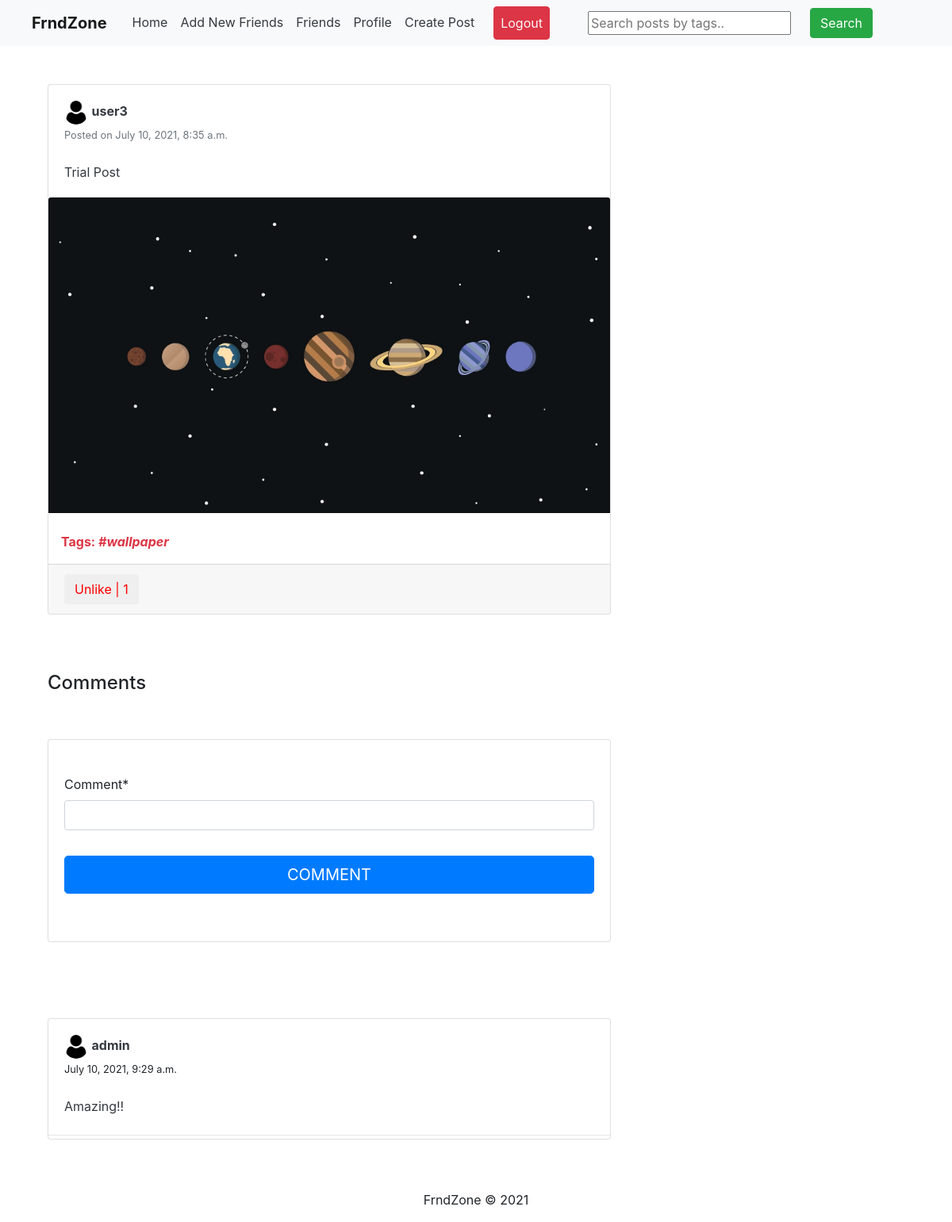
Page /post/2/ (signed in) on the committed database.
### feed/models.py (models this page shows, shortened)
class Post(models.Model):
	description = models.CharField(max_length=255, blank=True)
	pic = models.ImageField(upload_to='path/to/img')
	date_posted = models.DateTimeField(default=timezone.now)
	user_name = models.ForeignKey(User, on_delete=models.CASCADE)
	tags = models.CharField(max_length=100, blank=True)

class Comments(models.Model):
	post = models.ForeignKey(Post, related_name='details', on_delete=models.CASCADE)
	username = models.ForeignKey(User, related_name='details', on_delete=models.CASCADE)
	comment = models.CharField(max_length=255, null= True)
	comment_date = models.DateTimeField(default=timezone.now)

### users/models.py (models this page shows, shortened)
class Profile(models.Model):
	user = models.OneToOneField(User, on_delete=models.CASCADE)
	image = models.ImageField(default='profile.png', upload_to='profile_pics')
	slug = AutoSlugField(populate_from='user')
	bio = models.CharField(max_length=255, blank=True)
	friends = models.ManyToManyField("Profile", blank=True)
	def get_absolute_url(self):
		return "/users/{}".format(self.slug)

### feed/views.py (the view)
# urls.py: path('post/<int:pk>/', views.post_detail, name='post-detail'),
@login_required
def post_detail(request, pk):
	post = get_object_or_404(Post, pk=pk)
	user = request.user
	is_liked =  Like.objects.filter(user=user, post=post)
	if request.method == 'POST':
		form = NewCommentForm(request.POST)
		if form.is_valid():
			data = form.save(commit=False)
			data.post = post
			data.username = user
			data.save()
			return redirect('post-detail', pk=pk)
	else:
		form = NewCommentForm()
	return render(request, 'feed/post_detail.html', {'post':post, 'is_liked':is_liked, 'form':form})

### feed/forms.py
class NewCommentForm(forms.ModelForm):
	class Meta:
		model = Comments
		fields = ['comment']

### feed/templates/feed/post_detail.html (shortened to what this page needs)
{% extends "feed/layout.html" %}
{% load static %}
{% load crispy_forms_tags %}
{% block searchform %}
<form class="form-inline my-2 my-lg-0 ml-5" action="{% url 'search_posts' %}" method="get">
  <input name="p" type="text" placeholder="Search posts by tags..">
  <button class="btn btn-success my-2 my-sm-0 ml-4" type="submit">Search</button>
</form>
{% endblock searchform %}
{% block content %}
	<div class="container">
	    <div class="row">
	      <div class="col-md-8">
	        <div class="card card-signin my-5">
	          <div class="card-body">
	          	<a href="{{ post.user_name.profile.get_absolute_url }}"><img src="{{ post.user_name.profile.image.url }}" class="rounded-circle" width="30" height="30" alt=""></a>
	          	<a class="text-dark" href="{{ post.user_name.profile.get_absolute_url }}"><b>{{ post.user_name }}</b></a>
	          	<br><small class="text-muted">Posted on {{ post.date_posted }}</small>
	          	<br><br>
	            <p class="card-text text-dark">{{ post.description }}</p>
	          </div>
	          <a href="{{ post.pic.url }}"><img class="card-img-top" src="{{ post.pic.url }}" alt=""></a>
	          {% if post.tags %}
	          <br><p class="text-danger ml-3"><b>Tags: <i>{{ post.tags }}</i></b></p>
	          {% endif %}
	          <div class="card-footer">
	          	<button class="btn btn-white mr-3 like" id="{{ post.id }}">
			        {% if is_liked %}
			            <a href="{% url 'post-like' %}" style="color:red;" id="likebtn{{ post.id }}"> Unlike | {{post.likes.count}}</a>
			        {% else %}
			            <a href="{% url 'post-like' %}" style="color:green;" id="likebtn{{ post.id }}"> Like | {{post.likes.count}}</a>
			        {% endif %}
			    </button>
	          </div>
	        </div>
	  	   </div>
	    </div>
	    <br>
	    <h4>Comments</h4>
	    <div class="row">
	    	<div class="col-md-8">
	    		<div class="card card-signin my-5">
	    			<div class="card-body">
	    				<form class="form-signin" method = "POST">
				            <fieldset class="form-group"><br>
				                {{ form|crispy }}
				            </fieldset>
				            <div class="form-group">
				                <button class="btn btn-lg btn-primary btn-block text-uppercase" type="submit">Comment</button><br>
				            </div>
	    			</div>
	    		</div>
	    	</div>
	    </div>
	    <div class="row">
	    	<div class="col-md-8">
	    		{% if post.details.all %}
	    		<div class="card card-signin my-5">
	    		{% for detail in post.details.all %}
	    			<div class="card-body">
	    				<a href="{{ detail.username.profile.get_absolute_url }}">
	    					<img src="{{ detail.username.profile.image.url }}" class="rounded-circle" width="30" height="30" alt="">
	    				</a>
	          			<a class="text-dark" href="{{ detail.username.profile.get_absolute_url }}"><b>{{ detail.username }}</b></a>
	          			<br><small>{{ detail.comment_date }}</small><br><br>
	          			<p class="card-text text-dark">{{ detail.comment }}</p>
	    			</div>
	    			<hr class="my-1">
	    		{% endfor %}
	    		</div>
	    		{% else %}
	    			<p>No comments to show!</p>
	    		{% endif %}
	    	</div>
	    </div>
	</div>
{% endblock content %}

### rows in the picture
Post: user_name.profile.image (placeholder picture), user_name "user3", date_posted "July 10, 2021, 8:35 a.m.", description "Trial Post", pic (picture), tags "#wallpaper", likes.count "1"
Comments: username.profile.image (placeholder picture), username "admin", comment_date "July 10, 2021, 9:29 a.m.", comment "Amazing!!"
